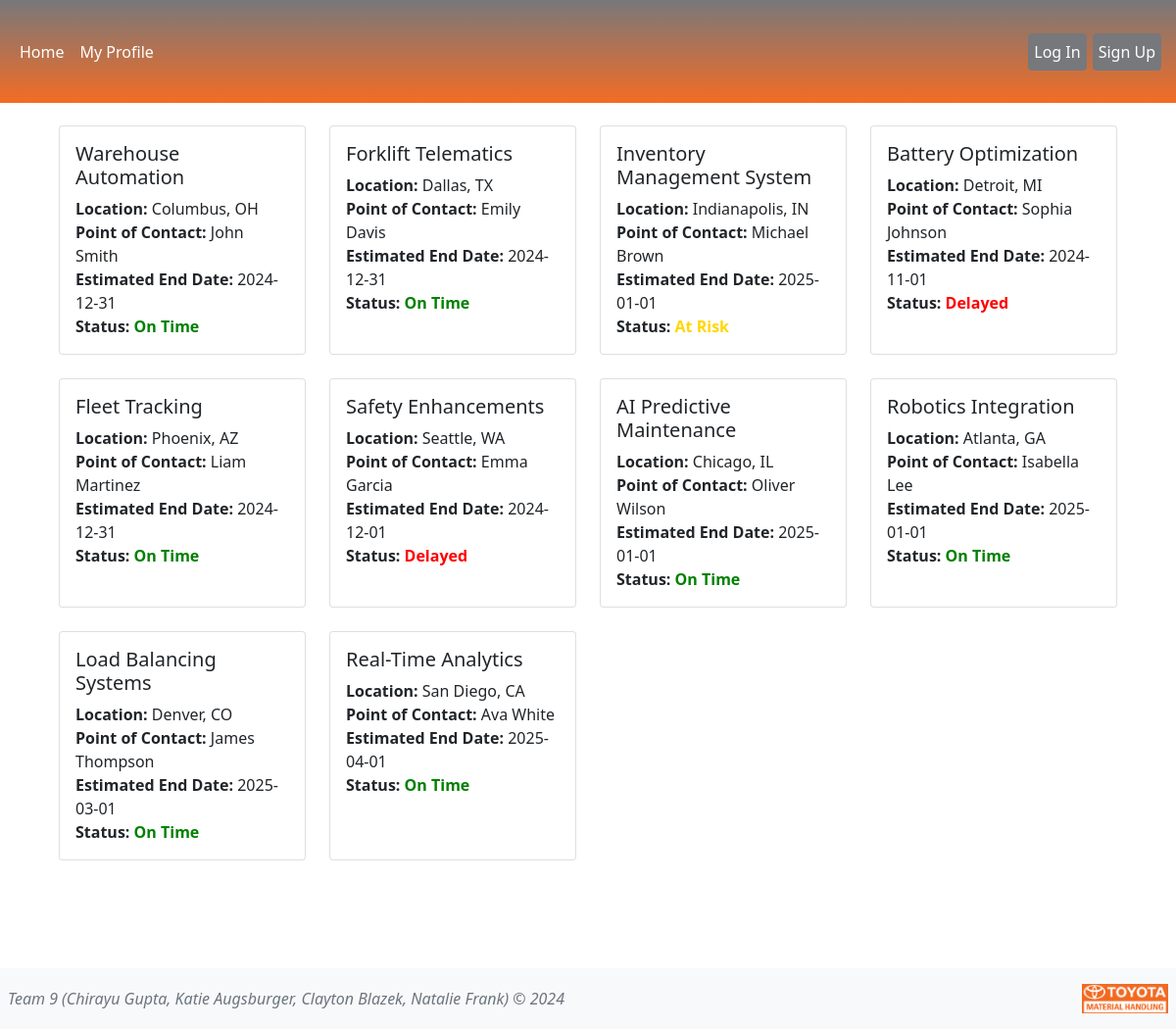
The app's page /projects with its own data.
### tables this page shows
CREATE TABLE projects (project_id INTEGER PRIMARY KEY AUTOINCREMENT, name TEXT NOT NULL,poc_name TEXT NOT NULL,poc_email TEXT NOT NULL,poc_phone TEXT NOT NULL,location TEXT NOT NULL,est_length TEXT NOT NULL,curr_length TEXT NOT NULL,budget FLOAT NOT NULL,curr_exp FLOAT NOT NULL,start_date TEXT NOT NULL,proj_end TEXT NOT NULL, status TEXT NOT NULL);

### app.py (the view)
@app.route('/projects')
def projects():
    user_id = session.get('user_id')
    user = User.getUserByID(user_id)
    projects = Project.getAllProjects()
    return render_template('projects.html', user=user, user_id=user_id, projects=projects)

### projects.py (called while the page is built)
    @classmethod
    def getAllProjects(cls):
        conn = sqlite3.connect(db_path)
        cursorObj = conn.cursor()
        cursorObj.execute('SELECT project_id, name, poc_name, poc_email, poc_phone, location, est_length, curr_length, budget, curr_exp, start_date, proj_end,status FROM projects;')
        allRows = cursorObj.fetchall()
        ListOfDictionaries = []
        for row in allRows:
            m = {"project_id": row[0], 'name':row[1],"poc_name":row[2], 'poc_email': row[3], 'poc_phone':row[4], 'location':row[5],'est_length':row[6],'curr_length':row[7],'budget':row[8],'curr_exp':row[9],'start_date':row[10],'proj_end':row[11],'status':row[12]}
            ListOfDictionaries.append(m)
        if conn:
            conn.close()
        return ListOfDictionaries

### users.py (called while the page is built)
    @classmethod
    def getAllUsers(cls):
        conn = sqlite3.connect(db_path)
        cursorObj = conn.cursor()
        cursorObj.execute('SELECT user_id, username, name, email, password, profile_image, branch FROM users;')
        allRows = cursorObj.fetchall()
        ListOfDictionaries = []
        for row in allRows:
            m = {"user_id": row[0], 'username':row[1],"name":row[2], 'email': row[3], 'password':row[4], 'profile_image':row[5], 'branch':row[6]}
            ListOfDictionaries.append(m)
        if conn:
            conn.close()
        return ListOfDictionaries

    @classmethod
    def getUserByID(cls, user_id):
        users = User.getAllUsers()
        for user in users:
            if user['user_id'] == user_id:
                return user

### templates/projects.html (shortened to what this page needs)
{% extends 'base.html' %}
{% block content%}
<main class="d-inline-flex p-5 align-items-end">
    <div class="container">
        <div class="row">
            {% for project in projects %}
            <div class="col-md-3 mb-4">
                <a href="{{ url_for('project', project_id=project['project_id']) }}" class="text-decoration-none text-dark">
                <div class="card h-100">
                    <div class="card-body">
                        <h5 class="card-title">{{ project['name'] }}</h5>
                        <p class="card-text">
                            <strong>Location:</strong> {{ project['location'] }}<br>
                            <strong>Point of Contact:</strong> {{ project['poc_name'] }}<br>
                            <strong>Estimated End Date:</strong> {{project['proj_end']}} <br>
                            <strong>Status:</strong>
                            {% if project['status'] == 'On Time' %}
                            <b style="color:green;"> On Time</b>
                            {% elif project['status'] == 'Delayed' %}
                            <b style="color:red;"> Delayed</b>
                            {% elif project['status'] == 'At Risk' %}
                            <b style="color:gold;"> At Risk</b>
                            {% else %}
                            <b style="color:gray;"> {{project['status']}}</b>
                            {% endif %}
                        </p>
                    </div>
                </div>
            </a>
            </div>
            {% endfor %}
        </div>
    </div>
</main>
{% endblock %}

### static/css/styles.css (style rules this page uses)
body { padding-bottom: 100px; padding-top: 30px; }
.container { margin-top:50px !important; }

### records on screen
projects: name "Warehouse Automation", location "Columbus, OH", poc_name "John Smith", proj_end "2024-12-31", status "On Time"
projects: name "Forklift Telematics", location "Dallas, TX", poc_name "Emily Davis", proj_end "2024-12-31", status "On Time"
projects: name "Inventory Management System", location "Indianapolis, IN", poc_name "Michael Brown", proj_end "2025-01-01", status "At Risk"
projects: name "Battery Optimization", location "Detroit, MI", poc_name "Sophia Johnson", proj_end "2024-11-01", status "Delayed"
projects: name "Fleet Tracking", location "Phoenix, AZ", poc_name "Liam Martinez", proj_end "2024-12-31", status "On Time"
projects: name "Safety Enhancements", location "Seattle, WA", poc_name "Emma Garcia", proj_end "2024-12-01", status "Delayed"
projects: name "AI Predictive Maintenance", location "Chicago, IL", poc_name "Oliver Wilson", proj_end "2025-01-01", status "On Time"
projects: name "Robotics Integration", location "Atlanta, GA", poc_name "Isabella Lee", proj_end "2025-01-01", status "On Time"
projects: name "Load Balancing Systems", location "Denver, CO", poc_name "James Thompson", proj_end "2025-03-01", status "On Time"
projects: name "Real-Time Analytics", location "San Diego, CA", poc_name "Ava White", proj_end "2025-04-01", status "On Time"
